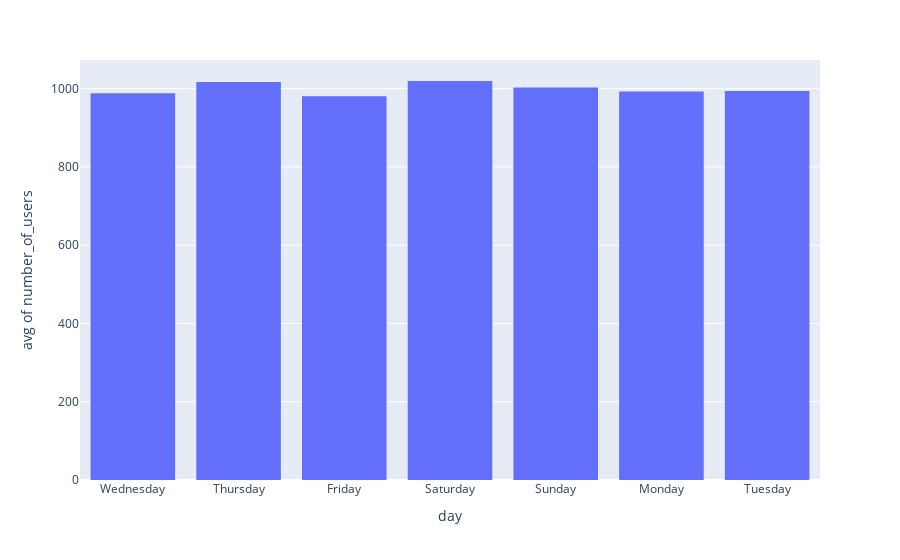

Notebook code for this chart:
### Markdown cell above
As mentioned before, we can also use a column with categorical data. As an example, let's plot the average number of users per day of the week:

### Code cell
fig = px.histogram(data_users_dict, x="day", y='number_of_users', histfunc='avg')
fig.show()

### Figure 1 — Plotly figure (JSON) as saved in the notebook; plotly's stock layout.template omitted (floating-point values rounded to 4 significant figures)
{"data": [{"alignmentgroup": "True", "bingroup": "x", "histfunc": "avg", "hovertemplate": "day=%{x}<br>avg of number_of_users=%{y}<extra></extra>", "legendgroup": "", "marker": {"color": "#636efa", "pattern": {"shape": ""}}, "name": "", "offsetgroup": "", "orientation": "v", "showlegend": false, "type": "histogram", "x": ["Wednesday", "Thursday", "Friday", "Saturday", "Sunday", "Monday", "Tuesday", "Wednesday", "Thursday", "Friday", "Saturday", "Sunday", "Monday", "Tuesday", "Wednesday", "Thursday", "Friday", "Saturday", "Sunday", "Monday", "Tuesday", "Wednesday", "Thursday", "Friday", "Saturday", "Sunday", "Monday", "Tuesday", "Wednesday", "Thursday", "Friday", "Saturday", "Sunday", "Monday", "Tuesday", "Wednesday", "Thursday", "Friday", "Saturday", "Sunday", "Monday", "Tuesday", "Wednesday", "Thursday", "Friday", "Saturday", "Sunday", "Monday", "Tuesday", "Wednesday", "Thursday", "Friday", "Saturday", "Sunday", "Monday", "Tuesday", "Wednesday", "Thursday", "Friday", "Saturday", "Sunday", "Monday", "Tuesday", "Wednesday", "Thursday", "Friday", "Saturday", "Sunday", "Monday", "Tuesday", "Wednesday", "Thursday", "Friday", "Saturday", "Sunday", "Monday", "Tuesday", "Wednesday", "Thursday", "Friday", "Saturday", "Sunday", "Monday", "Tuesday", "Wednesday", "Thursday", "Friday", "Saturday", "Sunday", "Monday", "Tuesday", "Wednesday", "Thursday", "Friday", "Saturday", "Sunday", "Monday", "Tuesday", "Wednesday", "Thursday", "Friday", "Saturday", "Sunday", "Monday", "Tuesday", "Wednesday", "Thursday", "Friday", "Saturday", "Sunday", "Monday", "Tuesday", "Wednesday", "Thursday", "Friday", "Saturday", "Sunday", "Monday", "Tuesday", "Wednesday"], "xaxis": "x", "y": [1004, 964, 929, 1051, 1039, 973, 961, 978, 952, 994, 949, 1026, 1074, 949, 923, 1037, 946, 971, 910, 1018, 983, 997, 971, 850, 1060, 1072, 914, 927, 903, 989, 1001, 1054, 1054, 1038, 963, 930, 1034, 971, 982, 1018, 1010, 1002, 1081, 933, 1057, 999, 897, 924, 999, 1041, 1058, 1010, 970, 928, 959, 995, 977, 1062, 1024, 1103, 991, 1038, 961, 1049, 991, 986, 999, 935, 949, 961, 965, 1071, 1039, 1008, 1025, 997, 1006, 1061, 1045, 1016, 1046, 1052, 979, 1000, 1004, 1091, 992, 1042, 1035, 1018, 1021, 923, 1069, 1034, 1022, 1097, 976, 1067, 1019, 965, 960, 1056, 963, 1056, 1044, 1006, 1062, 906, 994, 1036, 990, 1014, 950, 990, 956, 1026, 974, 965, 1049, 973], "yaxis": "y"}], "layout": {"barmode": "relative", "legend": {"tracegroupgap": 0}, "margin": {"t": 60}, "xaxis": {"anchor": "y", "domain": [0, 1], "title": {"text": "day"}}, "yaxis": {"anchor": "x", "domain": [0, 1], "title": {"text": "avg of number_of_users"}}}}
